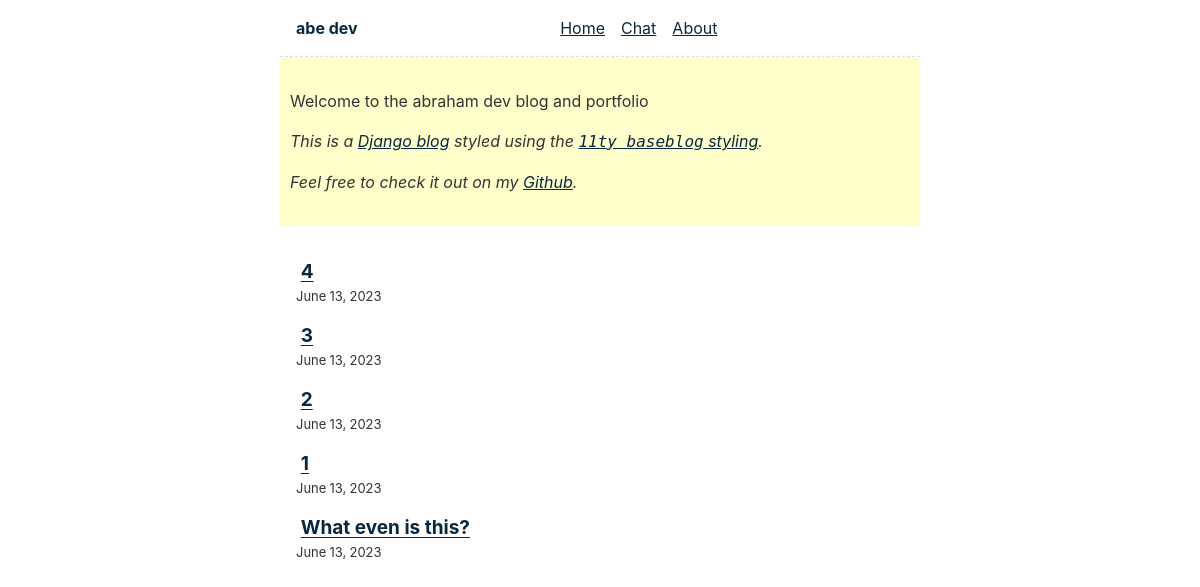
/, run on an earlier commit of the app's database.
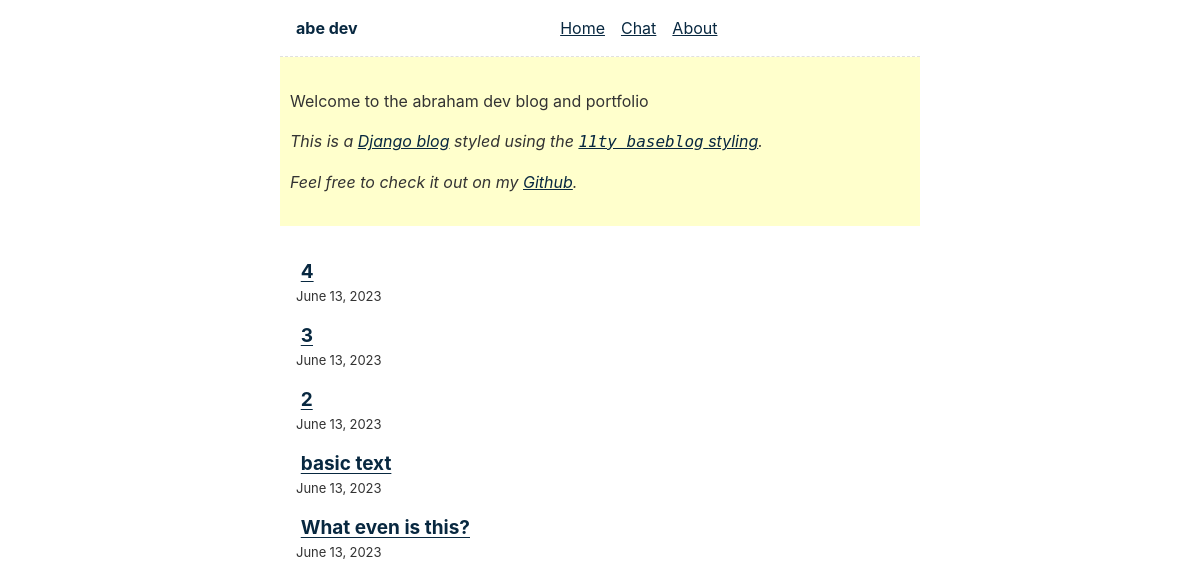
And on a later commit of the database.
### blog/models.py (models this page shows)
class Post(models.Model):
    title = models.CharField(max_length=255)
    slug = models.SlugField()
    intro = models.TextField()
    body = MarkdownxField()
    created_at = models.DateTimeField(auto_now_add=True)
    class Meta:
        ordering = ('-created_at',)

### blog/views.py (the view)
# urls.py: 2. Add a URL to urlpatterns:  path('', views.home, name='home')
def home(request):
    posts = Post.objects.all()
    return render(request, "blog/home.html", {'posts' : posts})

### blog/templates/blog/home.html (shortened to what this page needs)
{% extends 'blog/base.html' %}
{% block content %}
    <ul class="postlist">
        {% for posts in posts %}
            <li class="postlist-item">
                <a href="/{{ posts.slug }}/" class="postlist-link">{{posts.title}}</a>
                <time class="postlist-date">{{ posts.created_at|date }}</time>
            </li>
        {% endfor %}
    </ul>
{% endblock %}

What changed in the data, as far as the page shows it:
changed Post: title "1" → "basic text"
